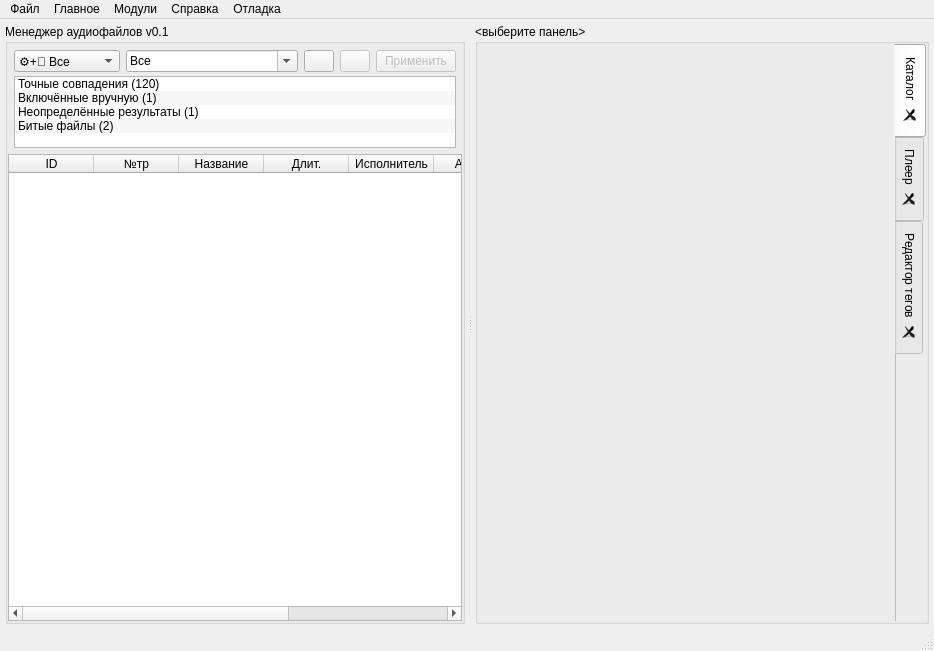
<?xml version="1.0" encoding="UTF-8"?>
<ui version="4.0">
 <class>MainWindow</class>
 <widget class="QMainWindow" name="MainWindow">
  <property name="geometry">
   <rect>
    <x>0</x>
    <y>0</y>
    <width>934</width>
    <height>651</height>
   </rect>
  </property>
  <property name="contextMenuPolicy">
   <enum>Qt::ContextMenuPolicy::CustomContextMenu</enum>
  </property>
  <property name="windowTitle">
   <string>MainWindow</string>
  </property>
  <widget class="QWidget" name="centralwidget">
   <layout class="QVBoxLayout" name="verticalLayout">
    <property name="spacing">
     <number>0</number>
    </property>
    <property name="leftMargin">
     <number>5</number>
    </property>
    <property name="topMargin">
     <number>5</number>
    </property>
    <property name="rightMargin">
     <number>5</number>
    </property>
    <property name="bottomMargin">
     <number>5</number>
    </property>
    <item>
     <widget class="QSplitter" name="splitter">
      <property name="sizePolicy">
       <sizepolicy hsizetype="Expanding" vsizetype="Preferred">
        <horstretch>0</horstretch>
        <verstretch>0</verstretch>
       </sizepolicy>
      </property>
      <property name="orientation">
       <enum>Qt::Orientation::Horizontal</enum>
      </property>
      <property name="opaqueResize">
       <bool>true</bool>
      </property>
      <property name="handleWidth">
       <number>10</number>
      </property>
      <property name="childrenCollapsible">
       <bool>true</bool>
      </property>
      <widget class="QGroupBox" name="mainPanelBox">
       <property name="sizePolicy">
        <sizepolicy hsizetype="Expanding" vsizetype="Expanding">
         <horstretch>0</horstretch>
         <verstretch>0</verstretch>
        </sizepolicy>
       </property>
       <property name="title">
        <string>Менеджер аудиофайлов v0.1</string>
       </property>
       <layout class="QVBoxLayout" name="verticalLayout_4" stretch="0,0">
        <property name="spacing">
         <number>0</number>
        </property>
        <property name="leftMargin">
         <number>0</number>
        </property>
        <property name="topMargin">
         <number>0</number>
        </property>
        <property name="rightMargin">
         <number>0</number>
        </property>
        <property name="bottomMargin">
         <number>0</number>
        </property>
        <item>
         <widget class="QWidget" name="filterPanel" native="true">
          <property name="sizePolicy">
           <sizepolicy hsizetype="Preferred" vsizetype="Expanding">
            <horstretch>0</horstretch>
            <verstretch>0</verstretch>
           </sizepolicy>
          </property>
          <property name="minimumSize">
           <size>
            <width>0</width>
            <height>0</height>
           </size>
          </property>
          <property name="styleSheet">
           <string notr="true"/>
          </property>
          <layout class="QVBoxLayout" name="verticalLayout_3" stretch="0,0">
           <property name="spacing">
            <number>4</number>
           </property>
           <property name="leftMargin">
            <number>6</number>
           </property>
           <property name="topMargin">
            <number>6</number>
           </property>
           <property name="rightMargin">
            <number>6</number>
           </property>
           <property name="bottomMargin">
            <number>6</number>
           </property>
           <item>
            <widget class="QWidget" name="filterChoosePanel" native="true">
             <property name="sizePolicy">
              <sizepolicy hsizetype="Preferred" vsizetype="Fixed">
               <horstretch>0</horstretch>
               <verstretch>0</verstretch>
              </sizepolicy>
             </property>
             <layout class="QHBoxLayout" name="horizontalLayout" stretch="0,3,0,0,1">
              <property name="leftMargin">
               <number>0</number>
              </property>
              <property name="topMargin">
               <number>0</number>
              </property>
              <property name="rightMargin">
               <number>0</number>
              </property>
              <property name="bottomMargin">
               <number>0</number>
              </property>
              <item>
               <widget class="QComboBox" name="filterTypeComboBox">
                <property name="sizePolicy">
                 <sizepolicy hsizetype="Preferred" vsizetype="Fixed">
                  <horstretch>0</horstretch>
                  <verstretch>0</verstretch>
                 </sizepolicy>
                </property>
                <property name="sizeAdjustPolicy">
                 <enum>QComboBox::SizeAdjustPolicy::AdjustToContents</enum>
                </property>
                <item>
                 <property name="text">
                  <string>⚙️+🎵 Все</string>
                 </property>
                </item>
                <item>
                 <property name="text">
                  <string>⚙️ Подборка   </string>
                 </property>
                </item>
                <item>
                 <property name="text">
                  <string>🎵 Плейлист   </string>
                 </property>
                </item>
               </widget>
              </item>
              <item>
               <widget class="QComboBox" name="filterComboBox">
                <property name="sizePolicy">
                 <sizepolicy hsizetype="Expanding" vsizetype="Fixed">
                  <horstretch>0</horstretch>
                  <verstretch>0</verstretch>
                 </sizepolicy>
                </property>
                <property name="editable">
                 <bool>true</bool>
                </property>
                <property name="currentText">
                 <string>Все</string>
                </property>
                <item>
                 <property name="text">
                  <string>Все</string>
                 </property>
                </item>
               </widget>
              </item>
              <item>
               <widget class="QPushButton" name="filterAddButton">
                <property name="sizePolicy">
                 <sizepolicy hsizetype="Fixed" vsizetype="Minimum">
                  <horstretch>0</horstretch>
                  <verstretch>0</verstretch>
                 </sizepolicy>
                </property>
                <property name="maximumSize">
                 <size>
                  <width>30</width>
                  <height>30</height>
                 </size>
                </property>
                <property name="icon">
                 <iconset theme="QIcon::ThemeIcon::ListAdd"/>
                </property>
                <property name="iconSize">
                 <size>
                  <width>16</width>
                  <height>16</height>
                 </size>
                </property>
               </widget>
              </item>
              <item>
               <widget class="QPushButton" name="filterEditButton">
                <property name="enabled">
                 <bool>false</bool>
                </property>
                <property name="sizePolicy">
                 <sizepolicy hsizetype="Fixed" vsizetype="Minimum">
                  <horstretch>0</horstretch>
                  <verstretch>0</verstretch>
                 </sizepolicy>
                </property>
                <property name="maximumSize">
                 <size>
                  <width>30</width>
                  <height>30</height>
                 </size>
                </property>
                <property name="text">
                 <string/>
                </property>
                <property name="icon">
                 <iconset resource="../res/res.qrc">
                  <normaloff>:/icon/icon_pencil_16x16.png</normaloff>:/icon/icon_pencil_16x16.png</iconset>
                </property>
               </widget>
              </item>
              <item>
               <widget class="QPushButton" name="filterApplyButton">
                <property name="enabled">
                 <bool>false</bool>
                </property>
                <property name="sizePolicy">
                 <sizepolicy hsizetype="Expanding" vsizetype="Fixed">
                  <horstretch>0</horstretch>
                  <verstretch>0</verstretch>
                 </sizepolicy>
                </property>
                <property name="maximumSize">
                 <size>
                  <width>120</width>
                  <height>16777215</height>
                 </size>
                </property>
                <property name="text">
                 <string>Применить</string>
                </property>
               </widget>
              </item>
             </layout>
            </widget>
           </item>
           <item>
            <widget class="QListWidget" name="filterResultList">
             <property name="sizePolicy">
              <sizepolicy hsizetype="Preferred" vsizetype="Preferred">
               <horstretch>0</horstretch>
               <verstretch>0</verstretch>
              </sizepolicy>
             </property>
             <property name="maximumSize">
              <size>
               <width>16777215</width>
               <height>16777215</height>
              </size>
             </property>
             <property name="styleSheet">
              <string notr="true"/>
             </property>
             <property name="sizeAdjustPolicy">
              <enum>QAbstractScrollArea::SizeAdjustPolicy::AdjustToContents</enum>
             </property>
             <property name="alternatingRowColors">
              <bool>true</bool>
             </property>
             <property name="isWrapping" stdset="0">
              <bool>false</bool>
             </property>
             <property name="resizeMode">
              <enum>QListView::ResizeMode::Adjust</enum>
             </property>
             <property name="layoutMode">
              <enum>QListView::LayoutMode::SinglePass</enum>
             </property>
             <property name="viewMode">
              <enum>QListView::ViewMode::ListMode</enum>
             </property>
             <property name="uniformItemSizes">
              <bool>false</bool>
             </property>
             <property name="wordWrap">
              <bool>false</bool>
             </property>
             <property name="sortingEnabled">
              <bool>false</bool>
             </property>
             <item>
              <property name="text">
               <string>Точные совпадения (120)</string>
              </property>
             </item>
             <item>
              <property name="text">
               <string>Включённые вручную (1)</string>
              </property>
             </item>
             <item>
              <property name="text">
               <string>Неопределённые результаты (1)</string>
              </property>
             </item>
             <item>
              <property name="text">
               <string>Битые файлы (2)</string>
              </property>
             </item>
            </widget>
           </item>
          </layout>
         </widget>
        </item>
        <item>
         <widget class="QTableWidget" name="filterTable">
          <property name="enabled">
           <bool>true</bool>
          </property>
          <property name="sizePolicy">
           <sizepolicy hsizetype="Expanding" vsizetype="Expanding">
            <horstretch>0</horstretch>
            <verstretch>1</verstretch>
           </sizepolicy>
          </property>
          <property name="verticalScrollBarPolicy">
           <enum>Qt::ScrollBarPolicy::ScrollBarAsNeeded</enum>
          </property>
          <property name="gridStyle">
           <enum>Qt::PenStyle::SolidLine</enum>
          </property>
          <property name="sortingEnabled">
           <bool>true</bool>
          </property>
          <attribute name="horizontalHeaderDefaultSectionSize">
           <number>85</number>
          </attribute>
          <column>
           <property name="text">
            <string>ID</string>
           </property>
          </column>
          <column>
           <property name="text">
            <string>№тр</string>
           </property>
          </column>
          <column>
           <property name="text">
            <string>Название</string>
           </property>
          </column>
          <column>
           <property name="text">
            <string>Длит.</string>
           </property>
          </column>
          <column>
           <property name="text">
            <string>Исполнитель</string>
           </property>
          </column>
          <column>
           <property name="text">
            <string>Альбом</string>
           </property>
          </column>
          <column>
           <property name="text">
            <string>Жанр</string>
           </property>
          </column>
          <column>
           <property name="text">
            <string>Дата выхода</string>
           </property>
          </column>
         </widget>
        </item>
       </layout>
      </widget>
      <widget class="QGroupBox" name="customPanelBox">
       <property name="sizePolicy">
        <sizepolicy hsizetype="Preferred" vsizetype="Expanding">
         <horstretch>0</horstretch>
         <verstretch>0</verstretch>
        </sizepolicy>
       </property>
       <property name="title">
        <string>&lt;выберите панель&gt;</string>
       </property>
       <layout class="QVBoxLayout" name="verticalLayout_2">
        <property name="spacing">
         <number>0</number>
        </property>
        <property name="leftMargin">
         <number>0</number>
        </property>
        <property name="topMargin">
         <number>0</number>
        </property>
        <property name="rightMargin">
         <number>0</number>
        </property>
        <property name="bottomMargin">
         <number>0</number>
        </property>
        <item>
         <widget class="QTabWidget" name="customPanelTabWidget">
          <property name="minimumSize">
           <size>
            <width>350</width>
            <height>0</height>
           </size>
          </property>
          <property name="tabPosition">
           <enum>QTabWidget::TabPosition::East</enum>
          </property>
          <property name="currentIndex">
           <number>0</number>
          </property>
          <property name="elideMode">
           <enum>Qt::TextElideMode::ElideNone</enum>
          </property>
          <property name="usesScrollButtons">
           <bool>true</bool>
          </property>
          <property name="documentMode">
           <bool>true</bool>
          </property>
          <property name="tabsClosable">
           <bool>true</bool>
          </property>
          <property name="movable">
           <bool>true</bool>
          </property>
          <widget class="CatalogPanelWidget" name="catalogNonclosable">
           <attribute name="title">
            <string>Каталог</string>
           </attribute>
          </widget>
          <widget class="PlayerPanelWidget" name="playerExample">
           <attribute name="title">
            <string>Плеер</string>
           </attribute>
          </widget>
          <widget class="QWidget" name="tagEditorExample">
           <attribute name="title">
            <string>Редактор тегов</string>
           </attribute>
          </widget>
         </widget>
        </item>
       </layout>
      </widget>
     </widget>
    </item>
   </layout>
  </widget>
  <widget class="QMenuBar" name="menubar">
   <property name="geometry">
    <rect>
     <x>0</x>
     <y>0</y>
     <width>934</width>
     <height>25</height>
    </rect>
   </property>
   <widget class="QMenu" name="fileMenu">
    <property name="title">
     <string>Файл</string>
    </property>
    <addaction name="openAction"/>
    <addaction name="exportAction"/>
    <addaction name="separator"/>
    <addaction name="shutdownProgramAction"/>
   </widget>
   <widget class="QMenu" name="mainMenu">
    <property name="title">
     <string>Главное</string>
    </property>
    <addaction name="filtersManagerAction"/>
    <addaction name="sourcesManagerAction"/>
    <addaction name="modulesManagerAction"/>
    <addaction name="separator"/>
    <addaction name="settingsAction"/>
   </widget>
   <widget class="QMenu" name="modulesMenu">
    <property name="title">
     <string>Модули</string>
    </property>
    <widget class="QMenu" name="addPanelMenu">
     <property name="title">
      <string>Добавить панель</string>
     </property>
     <property name="icon">
      <iconset theme="QIcon::ThemeIcon::WindowNew"/>
     </property>
     <widget class="QMenu" name="disabledPanelsAction">
      <property name="enabled">
       <bool>false</bool>
      </property>
      <property name="title">
       <string>Отключённые (0)</string>
      </property>
      <addaction name="placeholder"/>
     </widget>
     <addaction name="addPlayerPanelAction"/>
     <addaction name="addEditorPanelAction"/>
     <addaction name="disabledPanelsAction"/>
    </widget>
    <addaction name="addPanelMenu"/>
   </widget>
   <widget class="QMenu" name="f1Menu">
    <property name="title">
     <string>Справка</string>
    </property>
    <addaction name="aboutProgramAction"/>
   </widget>
   <widget class="QMenu" name="menu">
    <property name="title">
     <string>Отладка</string>
    </property>
    <addaction name="openFilterEditorDebugAction"/>
    <addaction name="openFilterEditorComplexDebugAction"/>
   </widget>
   <addaction name="fileMenu"/>
   <addaction name="mainMenu"/>
   <addaction name="modulesMenu"/>
   <addaction name="f1Menu"/>
   <addaction name="menu"/>
  </widget>
  <widget class="QStatusBar" name="statusbar"/>
  <action name="aboutProgramAction">
   <property name="icon">
    <iconset theme="QIcon::ThemeIcon::HelpAbout"/>
   </property>
   <property name="text">
    <string>О программе</string>
   </property>
  </action>
  <action name="filtersManagerAction">
   <property name="icon">
    <iconset theme="QIcon::ThemeIcon::MediaEject"/>
   </property>
   <property name="text">
    <string>Фильтры</string>
   </property>
  </action>
  <action name="settingsAction">
   <property name="icon">
    <iconset resource="../res/res.qrc">
     <normaloff>:/icon/settings_x16.png</normaloff>:/icon/settings_x16.png</iconset>
   </property>
   <property name="text">
    <string>Настройки</string>
   </property>
  </action>
  <action name="sourcesManagerAction">
   <property name="icon">
    <iconset theme="QIcon::ThemeIcon::FolderOpen"/>
   </property>
   <property name="text">
    <string>Источники</string>
   </property>
  </action>
  <action name="modulesManagerAction">
   <property name="icon">
    <iconset theme="QIcon::ThemeIcon::DocumentRevert"/>
   </property>
   <property name="text">
    <string>Менеджер модулей</string>
   </property>
  </action>
  <action name="openAction">
   <property name="icon">
    <iconset theme="QIcon::ThemeIcon::DocumentOpen"/>
   </property>
   <property name="text">
    <string>Открыть</string>
   </property>
  </action>
  <action name="shutdownProgramAction">
   <property name="icon">
    <iconset theme="QIcon::ThemeIcon::ApplicationExit"/>
   </property>
   <property name="text">
    <string>Завершить программу</string>
   </property>
  </action>
  <action name="exportAction">
   <property name="icon">
    <iconset theme="QIcon::ThemeIcon::MailReplied"/>
   </property>
   <property name="text">
    <string>Экспортировать</string>
   </property>
  </action>
  <action name="addPlayerPanelAction">
   <property name="text">
    <string>Плеер</string>
   </property>
  </action>
  <action name="addEditorPanelAction">
   <property name="text">
    <string>Редактор тегов</string>
   </property>
  </action>
  <action name="placeholder">
   <property name="enabled">
    <bool>false</bool>
   </property>
   <property name="text">
    <string>-</string>
   </property>
  </action>
  <action name="openFilterEditorDebugAction">
   <property name="text">
    <string>Окно редактирования фильтра</string>
   </property>
  </action>
  <action name="openFilterEditorComplexDebugAction">
   <property name="text">
    <string>Открыть &quot;Редакт. фильтра сложное&quot;</string>
   </property>
  </action>
 </widget>
 <customwidgets>
  <customwidget>
   <class>CatalogPanelWidget</class>
   <extends>QWidget</extends>
   <header>catalogpanelwidget.h</header>
   <container>1</container>
  </customwidget>
  <customwidget>
   <class>PlayerPanelWidget</class>
   <extends>QWidget</extends>
   <header>playerpanelwidget.h</header>
   <container>1</container>
  </customwidget>
 </customwidgets>
 <resources>
  <include location="../res/res.qrc"/>
 </resources>
 <connections/>
</ui>
